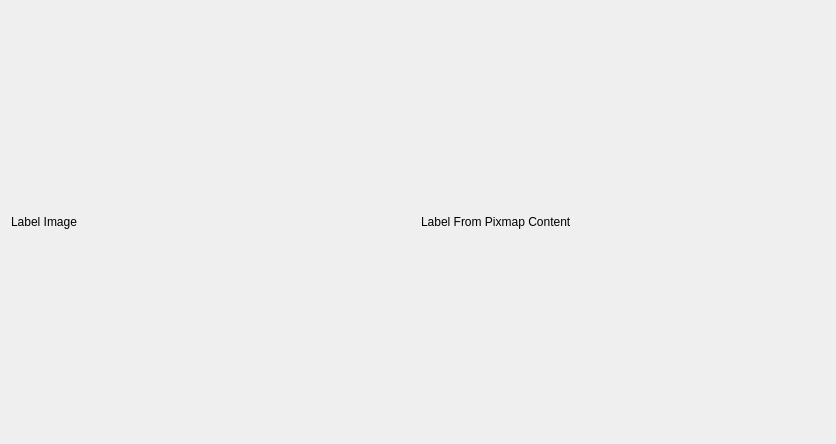
<?xml version="1.0" encoding="UTF-8"?>
<ui version="4.0">
 <class>LabelImageDialog</class>
 <widget class="QDialog" name="LabelImageDialog">
  <property name="geometry">
   <rect>
    <x>0</x>
    <y>0</y>
    <width>836</width>
    <height>444</height>
   </rect>
  </property>
  <property name="windowTitle">
   <string>Dialog</string>
  </property>
  <layout class="QGridLayout" name="gridLayout">
   <item row="0" column="0">
    <widget class="QLabel" name="labelFromPixmap">
     <property name="text">
      <string>Label Image</string>
     </property>
    </widget>
   </item>
   <item row="0" column="1">
    <widget class="QLabel" name="labelFromPixmapContent">
     <property name="text">
      <string>Label From Pixmap Content</string>
     </property>
    </widget>
   </item>
  </layout>
 </widget>
 <resources/>
 <connections/>
</ui>
